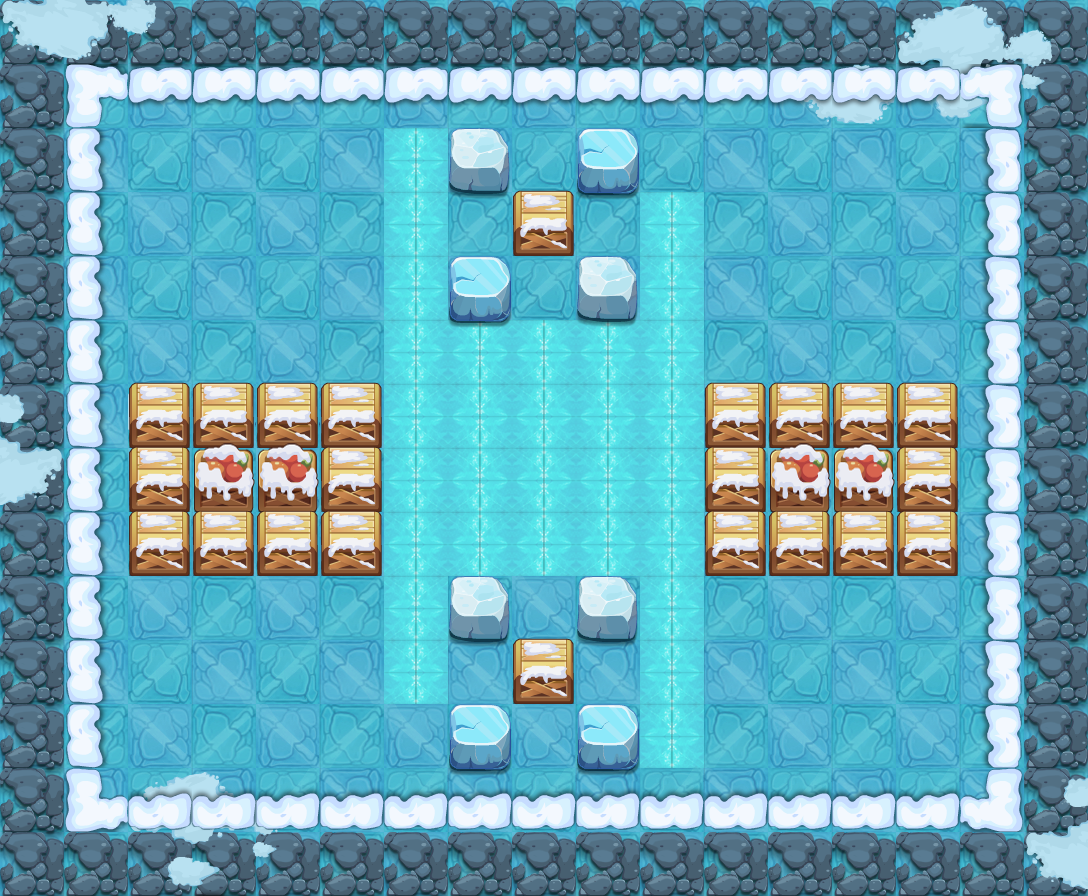

Tiled map render using the project's own tile images. Description and the map definition, with tile-layer contents summarised, below:
An orthogonal 17x14 tile map with 64x64 px tiles, 12 tile layers (PASS, 块层 2, 块层 3, 块层 4, ...) and 9 objects (5x TRAP, 3x hsbjg2, PLAYER).

<map version="1.0" orientation="orthogonal" width="17" height="14" tilewidth="64" tileheight="64">
 <properties>
  <property name="DESTRY1" value="96" />
  <property name="DESTRY2" value="100" />
  <property name="DESTRY3" value="102" />
  <property name="DESTRY4" value="108" />
  <property name="DESTRY_COUNT" value="4" />
  <property name="EXP" value="1115" />
  <property name="ITEM" value="D042" />
  <property name="LOSE_SCRIPT" value="" />
  <property name="MONEY" value="1673" />
  <property name="START_SCRIPT" value="lv125" />
  <property name="WIN_SCRIPT" value="" />
 </properties>
 <tileset firstgid="1" name="jdbl" tilewidth="64" tileheight="64">
  <image source="jdbl-hd.png" width="1000" height="1000" />
 </tileset>
 <layer name="PASS" width="17" height="14">
  <data>[238 cells, 144 non-empty, 6 distinct tile ids]</data>
 </layer>
 <layer name="块层 2" width="17" height="14">
  <data>[238 cells, 171 non-empty, 6 distinct tile ids]</data>
 </layer>
 <layer name="块层 3" width="17" height="14">
  <data>[238 cells, 58 non-empty, 1 distinct tile ids]</data>
 </layer>
 <layer name="块层 4" width="17" height="14">
  <data>[238 cells, 26 non-empty, 10 distinct tile ids]</data>
 </layer>
 <layer name="块层 5" width="17" height="14">
  <data>[238 cells, 50 non-empty, 2 distinct tile ids]</data>
 </layer>
 <layer name="块层 17" width="17" height="14">
  <data>[238 cells, 8 non-empty, 2 distinct tile ids]</data>
 </layer>
 <layer name="块层 6" width="17" height="14">
  <data>[238 cells, 34 non-empty, 4 distinct tile ids]</data>
 </layer>
 <layer name="SHELTER 10" width="17" height="14">
  <data>[238 cells, 1 non-empty, 1 distinct tile ids]</data>
 </layer>
 <layer name="SHELTER 7" width="17" height="14">
  <data>[238 cells, 8 non-empty, 1 distinct tile ids]</data>
 </layer>
 <layer name="SHELTER 6" width="17" height="14">
  <data>[238 cells, 8 non-empty, 2 distinct tile ids]</data>
 </layer>
 <layer name="SHELTER 5" width="17" height="14">
  <data>[238 cells, 8 non-empty, 1 distinct tile ids]</data>
 </layer>
 <layer name="SHELTER 2" width="17" height="14">
  <data>[238 cells, 1 non-empty, 1 distinct tile ids]</data>
 </layer>
 <objectgroup name="对象层 1" width="34" height="28">
  <object name="hsbjg2" x="192" y="640" width="64" height="64">
   <properties>
    <property name="lua_ai" value="monster_hsbjg_ai" />
    <property name="quality" value="hsbjg2.quality" />
   </properties>
  </object>
  <object name="PLAYER" type="PLAYER" x="128" y="128" width="64" height="64" />
  <object name="hsbjg2" x="832" y="640" width="64" height="64">
   <properties>
    <property name="lua_ai" value="monster_hsbjg_ai" />
    <property name="quality" value="hsbjg2.quality" />
   </properties>
  </object>
  <object name="hsbjg2" x="832" y="192" width="64" height="64">
   <properties>
    <property name="lua_ai" value="monster_hsbjg_ai" />
    <property name="quality" value="hsbjg2.quality" />
   </properties>
  </object>
  <object name="ice_road" type="TRAP" x="448" y="320" width="192" height="256">
   <properties>
    <property name="lua_ai" value="ice_road_ai" />
   </properties>
  </object>
  <object name="ice_road" type="TRAP" x="384" y="128" width="64" height="576">
   <properties>
    <property name="lua_ai" value="ice_road_ai" />
   </properties>
  </object>
  <object name="ice_road" type="TRAP" x="640" y="192" width="64" height="576">
   <properties>
    <property name="lua_ai" value="ice_road_ai" />
   </properties>
  </object>
  <object name="zi_dan_up1" type="TRAP" x="384" y="704" width="64" height="64">
   <properties>
    <property name="trap_ani" value="fire_cat_up.actor" />
    <property name="trap_delay" value="2" />
    <property name="trap_id" value="0" />
    <property name="trap_script" value="trap(&quot;zi_dan_up1&quot;):setAtkPower(target(&quot;PLAYER&quot;):getHP()*0.1);trap(&quot;zi_dan_up1&quot;):turnUp(); trap(&quot;zi_dan_up1&quot;):getAI():getActions():addObject( AIUseSkill:create(   SkillLua:create(&quot;skill_0001&quot;)  )  );" />
    <property name="trap_start_mode" value="2" />
    <property name="trap_state" value="open" />
   </properties>
  </object>
  <object name="zi_dan_down1" type="TRAP" x="640" y="128" width="64" height="64">
   <properties>
    <property name="trap_ani" value="fire_cat_down.actor" />
    <property name="trap_delay" value="2" />
    <property name="trap_id" value="0" />
    <property name="trap_script" value="trap(&quot;zi_dan_down1&quot;):setAtkPower(target(&quot;PLAYER&quot;):getHP()*0.1);trap(&quot;zi_dan_down1&quot;):turnDown(); trap(&quot;zi_dan_down1&quot;):getAI():getActions():addObject( AIUseSkill:create(   SkillLua:create(&quot;skill_0001&quot;)  )  );" />
    <property name="trap_start_mode" value="2" />
    <property name="trap_state" value="open" />
   </properties>
  </object>
 </objectgroup>
</map>
